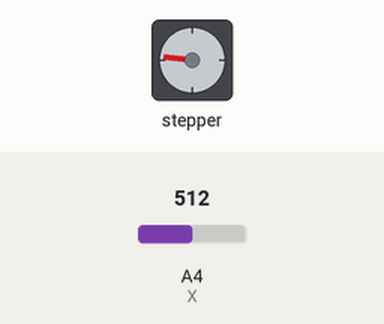
This sketch was run on a simulated Arduino Uno, built with avr-gcc and run on an emulated ATmega328P. Parts: stepper motor. Wiring (inferred from the names in the program): stepper motor driver (200 steps per turn assumed): step pin 2; direction pin 5; enable pin 8. The test bench sets the inputs (shaded band); at power-on: A4 (X) = 512.

Above: at 1.2 s.
1.3 s: A4 (X) set to 290
At 1.66 s:
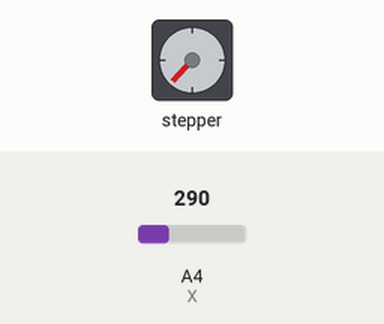
4.3 s: A4 (X) set to 306
At 4.69 s:
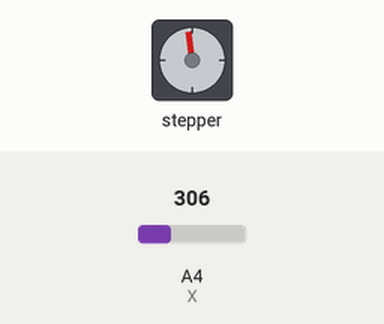
Timing chart, 0 to 13.3 s (numbered marks = the images above; inputs shaded):
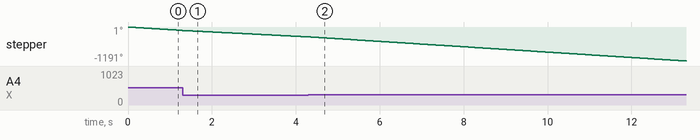

The sketch:

JX.ino
```cpp
#define EN 8
#define X_DIR 5
#define X_STEP 2
int cuenta = 0;
boolean dx = LOW;
int X = A4;
int Xv = 0;

void setup() {
  Serial.begin(9600);
  pinMode(EN,OUTPUT);
  pinMode(X_DIR, OUTPUT);
  pinMode(X_STEP, OUTPUT);
  digitalWrite(EN, LOW);
}

void loop() {

Xv = analogRead (X);
delay(10);
cuenta++;
if (Xv < 300)
  {
    dx = HIGH;
    digitalWrite(X_DIR, dx);
    delay(5);
    dx = LOW;
    cuenta = 0;
  }
else;
  {
    dx = LOW;
    digitalWrite (X_DIR, dx);
    delay(5);
    cuenta = 0;
  }
           digitalWrite(X_STEP, HIGH);
           delay(2);
           digitalWrite(X_STEP, LOW);
           delay(2);
  }
```
